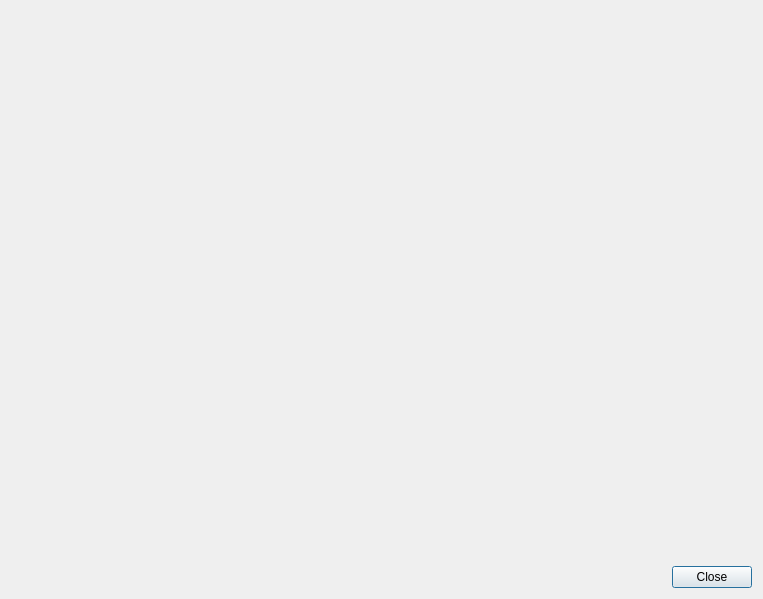
<?xml version="1.0" encoding="UTF-8"?>
<ui version="4.0">
 <class>DialogSearchValues</class>
 <widget class="QDialog" name="DialogSearchValues">
  <property name="windowModality">
   <enum>Qt::NonModal</enum>
  </property>
  <property name="geometry">
   <rect>
    <x>0</x>
    <y>0</y>
    <width>763</width>
    <height>599</height>
   </rect>
  </property>
  <property name="windowTitle">
   <string>Search</string>
  </property>
  <property name="modal">
   <bool>false</bool>
  </property>
  <layout class="QVBoxLayout" name="verticalLayout">
   <item>
    <widget class="SearchValuesWidget" name="widgetSearchValues" native="true">
     <property name="sizePolicy">
      <sizepolicy hsizetype="Preferred" vsizetype="Expanding">
       <horstretch>0</horstretch>
       <verstretch>0</verstretch>
      </sizepolicy>
     </property>
    </widget>
   </item>
   <item>
    <layout class="QHBoxLayout" name="horizontalLayout">
     <item>
      <spacer name="horizontalSpacer">
       <property name="orientation">
        <enum>Qt::Horizontal</enum>
       </property>
       <property name="sizeHint" stdset="0">
        <size>
         <width>40</width>
         <height>20</height>
        </size>
       </property>
      </spacer>
     </item>
     <item>
      <widget class="QPushButton" name="pushButtonClose">
       <property name="text">
        <string>Close</string>
       </property>
      </widget>
     </item>
    </layout>
   </item>
  </layout>
 </widget>
 <customwidgets>
  <customwidget>
   <class>SearchValuesWidget</class>
   <extends>QWidget</extends>
   <header>searchvalueswidget.h</header>
  </customwidget>
 </customwidgets>
 <resources/>
 <connections/>
</ui>
